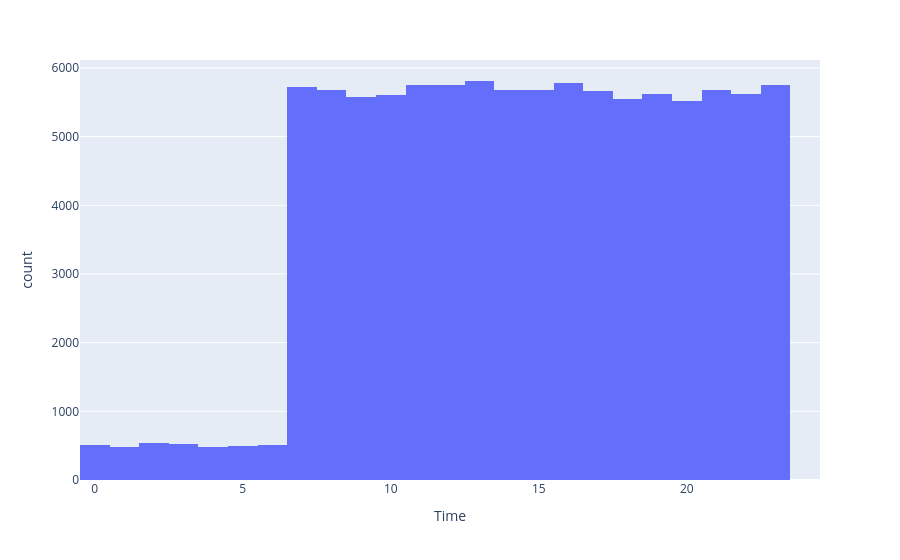

The notebook cell this image was saved under:
### Code cell
fig = px.histogram(df, x="Time")
fig.show()

### Figure 1 — Plotly figure (JSON) as saved in the notebook; plotly's stock layout.template omitted (floating-point values rounded to 4 significant figures; data arrays with more than 128 entries replaced by an {"elided": "..."} marker saying what was removed)
{"data": [{"bingroup": "x", "hovertemplate": "Time=%{x}<br>count=%{y}<extra></extra>", "legendgroup": "", "marker": {"color": "#636efa", "pattern": {"shape": ""}}, "name": "", "orientation": "v", "showlegend": false, "type": "histogram", "x": {"elided": "100000 int values"}, "xaxis": "x", "yaxis": "y"}], "layout": {"barmode": "relative", "legend": {"tracegroupgap": 0}, "margin": {"t": 60}, "xaxis": {"anchor": "y", "domain": [0, 1], "title": {"text": "Time"}}, "yaxis": {"anchor": "x", "domain": [0, 1], "title": {"text": "count"}}}}
